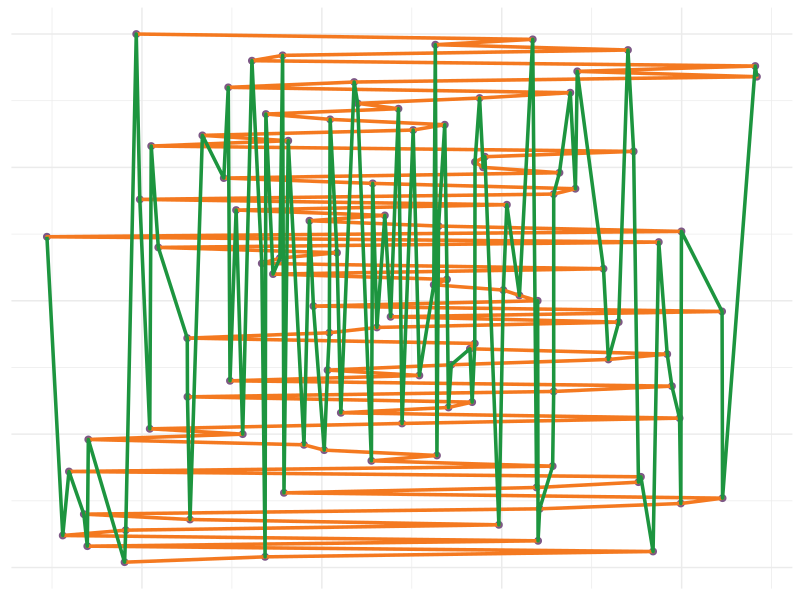

Write the R code that produced this figure.
## ---- chunk 1
knitr::opts_chunk$set(cache = TRUE)
## ---- chunk 2
library(ggplot2)
library(ggthemes)
N <- 100  # 
height <- rnorm(N, mean=67, sd=5)
data <- data.frame(x = 1:N, height)
ggplot(data, aes(x=height, y=x)) + geom_point(color = "#7d5886", size = 2)+
  geom_path(color = "#f47920", size = 1.2) + 
  geom_line(color = "#1d953f", size = 1.2) +
  #ggtitle(label = "geom_line() vs. geom_path()") +
  #theme_wsj() +
  #theme(plot.title = element_text(size = 15)) +
  theme_bw() +
  theme(panel.background = element_blank(),
        #panel.grid = element_line(colour = "#CCCCCC"),
        axis.title = element_blank(),
        axis.text = element_blank(),
        axis.ticks = element_blank(),
        axis.line = element_blank(),
        panel.border = element_blank())
